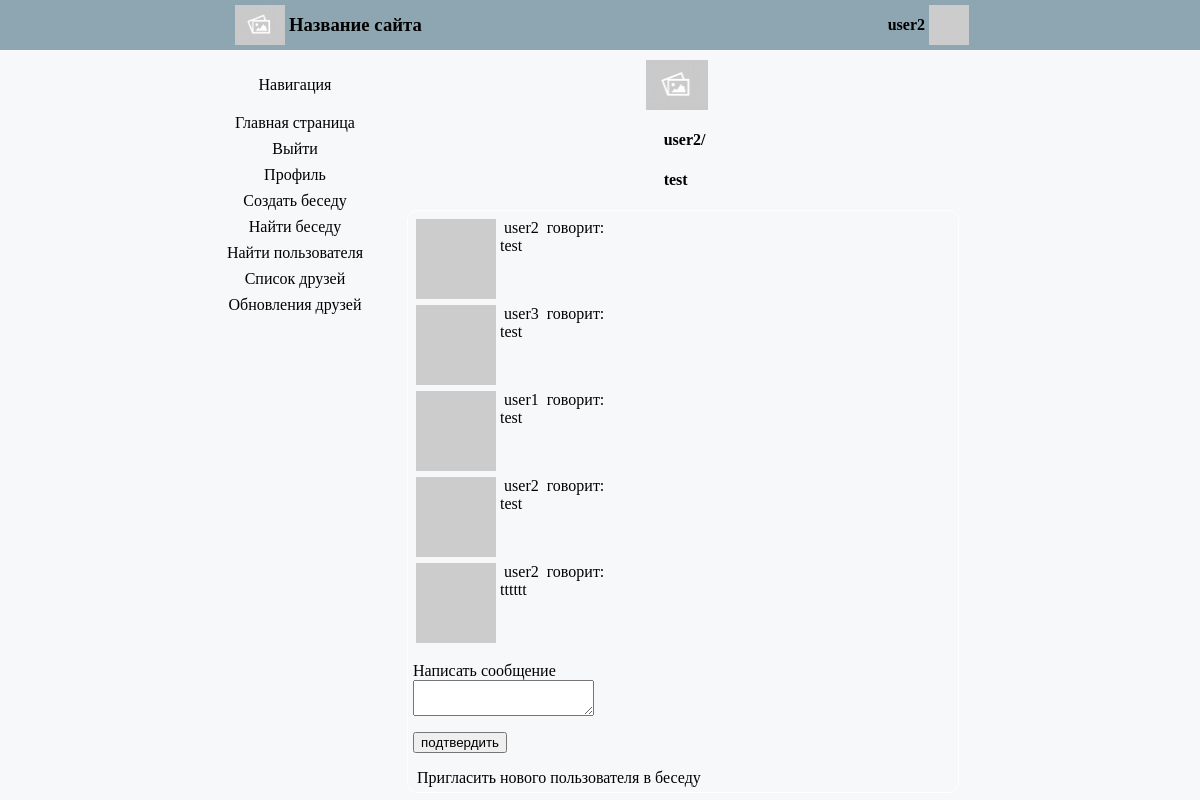
The app's page /chat/test (signed in) with its own data.
### app/models.py (models this page shows, shortened)
class User(UserMixin, db.Model):
    id = db.Column(db.Integer, primary_key=True)
    username = db.Column(db.String(64), index=True, unique=True)
    email = db.Column(db.String(120), index=True, unique=True)
    password_hash = db.Column(db.String(128))
    posts = db.relationship('Post', backref='author', lazy='dynamic')
    invitations = db.relationship('Invitation', backref='user', lazy='dynamic')
    about_me = db.Column(db.String(140))
    last_seen = db.Column(db.DateTime, default=datetime.now(pytz.timezone('Europe/Moscow')))
    followed = db.relationship(
        'User', secondary=followers,
        primaryjoin=(followers.c.follower_id == id),
        secondaryjoin=(followers.c.followed_id == id),
        backref=db.backref('followers', lazy='dynamic'), lazy='dynamic')
    def avatar(self, size):
        digest = md5(self.email.lower().encode('utf-8')).hexdigest()
        return 'https://www.gravatar.com/avatar/{}?d=identicon&s={}'.format(
            digest, size)

class Chat(db.Model):
    id = db.Column(db.Integer, primary_key=True)
    name = db.Column(db.String(64), index=True)
    users = db.relationship('User', secondary=user_chats, backref='chats')
    posts = db.relationship('Post', backref='chat', lazy='dynamic')
    invitations = db.relationship('Invitation', backref='chat', lazy='dynamic')

class Post(db.Model):
    id = db.Column(db.Integer, primary_key=True)
    body = db.Column(db.String(140))
    timestamp = db.Column(db.DateTime, index=True, default=datetime.now(pytz.timezone('Europe/Moscow')))
    user_id = db.Column(db.Integer, db.ForeignKey('user.id'))
    chat_id = db.Column(db.Integer, db.ForeignKey('chat.id'))

### app/routes.py (the view)
@app.route('/chat/<name>', methods=['GET', 'Post'])
@login_required
def chat(name):
    form = PostForm()
    chat = Chat.query.filter_by(name=name).first()
    if form.validate_on_submit():
        post = Post(body=form.post.data, author=current_user, chat=chat)
        db.session.add(post)
        db.session.commit()
        return redirect(url_for('chat', name=chat.name))
    posts = chat.posts
    return render_template("chat.html", title='Home Page', form=form, chat=chat,
                           posts=posts)

### app/forms.py
class PostForm(FlaskForm):
    post = TextAreaField('Написать сообщение', validators=[
        DataRequired(), Length(min=1, max=140)])
    submit = SubmitField('подтвердить')

### app/models.py (called while the page is built)
@login.user_loader
def load_user(id):
    return User.query.get(int(id))

### app/routes.py (called while the page is built)
@app.before_request
def before_request():
    if current_user.is_authenticated:
        current_user.last_seen = datetime.now(pytz.timezone('Europe/Moscow'))
        db.session.commit()

### app/templates/chat.html (shortened to what this page needs)
{% extends "base.html" %}
{% block content %}
    <link rel="stylesheet" href="../static/messages.css" type="text/css"/>
     <div class="chat-image">
            <img src="../static/empty.jpg">
        </div>
        <div class="chat-inf">
            <h4>{{ current_user.username }}/</h4>
            <h4>
                {% if chat.name.find('none') == -1 %}
                    <div><p>{{ chat.name }}</p></div>
                {% elif chat.users[0] == current_user %}
                    <div><p>{{ chat.users[1].username }}</p></div>
                {% else %}
                    <div><p>{{ chat.users[0].username }}</p></div>
                {% endif %}
            </h4>
        </div>
    <div class = "chat-instance">
        <div class="chat-message">
            {% for post in posts %}
                {% include '_post.html' %}
            {% endfor %}
            <form action="" method="post">
                <p>
                    {{ form.post.label }}<br>
                    {{ form.post(size=64) }}<br>
                </p>
                <p>{{ form.submit() }}</p>
            </form>
            {% if chat.name.find('none') == -1 %}
                <a href="{{ url_for('invite_user', name=chat.name) }}">Пригласить нового пользователя в беседу</a>
            {% endif %}
        </div>
    </div>
 {% endblock %}

### app/templates/base.html (shortened to what this page needs)
<html>
    <head>
        <link rel="stylesheet" href="../static/common.css" type="text/css"/>
    </head>
    <body>
        <header class = "first_color">
		    <div class = "name-logo">
			    <div>
				    <img src = "../static/empty.jpg"/>
			    </div>
			    <div>
				    <h3>Название сайта</h3>
			    </div>
		    </div>
            {% if current_user.is_authenticated %}
		        <div class = "user-information">
			        <div>
				        <h4>{{ current_user.username }}</h4>
			        </div>
			        <div>
				        <img src = "{{ current_user.avatar(128) }}"/>
			        </div>
		        </div>
            {% endif %}
	</header>
        <div class="content">
            <div class="site-nav">
                <p>Навигация</p>
                <a href="{{ url_for('index') }}">Главная страница</a>
                {% if current_user.is_anonymous %}
                    <a href="{{ url_for('login') }}">Войти</a>
                {% else %}
                    <a href="{{ url_for('logout') }}">Выйти</a>
                    <a href="{{ url_for('user', username=current_user.username) }}">Профиль</a>
                {% endif %}
                <a href="{{ url_for('create_chat') }}">Создать беседу</a>
                <a href="{{ url_for('search_chat') }}">Найти беседу</a>
                <a href="{{ url_for('search_user') }}">Найти пользователя</a>
                <a href="{{ url_for('list_of_friends') }}">Список друзей</a>
                <a href ="{{ url_for('news') }}"> Обновления друзей </a>
            </div>
            <div class="main-part">
                {% block content %}{% endblock %}
            </div>
        </div>
    </body>
</html>

### app/templates/_post.html
<table>
    <tr valign="top">
        <td><img src="{{ post.author.avatar(36) }}"></td>
        <td><a href="{{ url_for('user', username=post.author.username) }}" {{ post.author.username }}> {{ post.author.username }} </a>
            говорит:<br>{{ post.body }}
        </td>
    </tr>
</table>

### app/static/common.css (style rules this page uses)
.first_color { background-color: #8ea6b2; }
body { padding: 0px; margin: 0px; background-color: #f7f8fa; }
header { width: 100%; height: 50px; display: flex; justify-content: space-around; }
.name-logo img { height: 40px; align-self: center; }
.name-logo h3 { align-self: center; }
.name-logo div { height: 100%; display: flex; padding-left: 4px; }
.name-logo { height: 100%; display: flex; }
.user-information img { height: 40px; align-self: center; }
.user-information h4 { align-self: center; cursor: pointer; }
.user-information div { height: 100%; display: flex; padding-left: 4px; }
.user-information { height: 100%; display: flex; }
.content { display: flex; padding-top: 10px; width: 100%; justify-content: center; }
.site-nav { display: flex; flex-direction: column; justify-content: center; align-items: center; align-self: baseline; }
.main-part { width: 50%; display: flex; align-items: center; flex-direction: column; margin-left: 10px; }

### app/static/messages.css (style rules this page uses)
.chat-instance { display: flex; flex-direction: row; align-items: center; width: 90%; margin-left: 2%; border: 1px solid white; padding: 5px; border-radius: 10px; }
.chat-inf { margin-left: 15px; }
.chat-image img { height: 50px; }

### app/templates/base.html (style rules this page uses)
a { text-decoration: none; color: black; border: 2px solid #f7f8fa; border-radius: 5px; padding: 2px; }

### records on screen
User: username "user2"
Chat: name "test"
Post: author.username "user2", body "test"
Post: author.username "user3", body "test"
Post: author.username "user1", body "test"
Post: author.username "user2", body "test"
Post: author.username "user2", body "tttttt"
